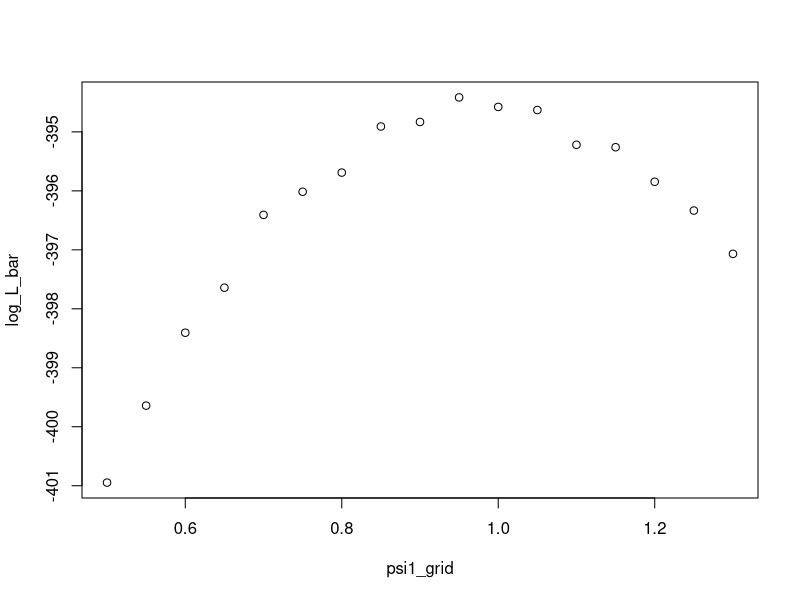

Write R code to recreate this figure.
library(VGAM)

set.seed(1)
n <- 500
X1 <- rnorm(n)
X2 <- rnorm(n)
X <- matrix(c(X1, X2), ncol = 2, byrow = FALSE)
Z  <- rnorm(n)

# True parameters
psi_0   <- 1.2
Beta_0  <- matrix(c(0.5, -0.5, 
                    1, -1,
                    0.5, 0.5), nrow = 3, byrow = TRUE)

eta_fn <- function(psi, beta_vec) {
  beta <- matrix(beta_vec, nrow = 3, byrow = TRUE)  # 3 rows: intercept, X1, X2
  eta <- cbind(1, X) %*% beta + psi * Z
  eta  # n × 2 matrix
}

# Linear predictors
eta <- eta_fn(psi_0, Beta_0)
eta1 <- eta[,1]
eta2 <- eta[,2]

# Probabilities (softmax with baseline class 3)
denom <- 1 + exp(eta1) + exp(eta2)
p1 <- exp(eta1) / denom
p2 <- exp(eta2) / denom
p3 <- 1 - p1 - p2

Y <- apply(cbind(p1, p2, p3), 1, function(p) sample(1:3, 1, prob = p))
Y <- factor(Y, levels = 1:3, labels = c("A", "B", "C"))
df <- data.frame(Y, Z, X1, X2)

Y_mat <- model.matrix(~ Y - 1, data = df)
Y_design <- Y_mat[, 1:2]

log_likelihood <- function(psi, lambda) {
  eta <- eta_fn(psi, lambda)
  sum(rowSums(Y_design * eta) - log(1 + rowSums(exp(eta))))
}

# Define the formula
formula <- Y ~ Z + X1 + X2

# Construct constraints matrix
# 3 response levels → 2 logits (reference = class 3)
# We will constrain the Z coefficient to be the same across both logits
# Other coefficients (X1, X2, intercept) remain unconstrained

C <- list("(Intercept)" = diag(2),           # Intercepts free
          "Z" = matrix(1, nrow = 2, ncol = 1), # Shared effect
          "X1" = diag(2),                     # Separate
          "X2" = diag(2)                      # Separate
          )

# Fit the model
fit <- vglm(formula, family = multinomial(refLevel = 3), 
            data = df, constraints = C)

summary(fit)

psi_hat <- coef(fit)["Z"]

lambda_hat <- coef(fit)[setdiff(names(coef(fit)), "Z")]

vcov_lambda <- vcov(fit)

Sigma <- vcov_lambda[-3, -3]

set.seed(NULL)

psi1_grid <- seq(0.5, 1.3, 0.05)

softmax <- function(x) exp(x) / sum(exp(x))

R <- 100

l_tilde_mat <- matrix(1,
                      nrow = R,
                      ncol = length(psi1_grid))

for (j in seq_along(psi1_grid)) {
  
  psi1 <- psi1_grid[j]
  
  print(psi1)
  
  for (i in 1:R) {
    
    phi <- MASS::mvrnorm(1, lambda_hat, Sigma) |>
      matrix(nrow = nrow(Beta_0),
             ncol = ncol(Beta_0),
             byrow = TRUE)
    
    nu <- (psi_hat * Z + cbind(1, X) %*% phi) |>
      cbind(0) |>
      apply(1, softmax) |>
      t()
    
    obj_fn <- function(lambda) -sum(rowSums(nu[, c(1,2)] * eta_fn(psi1, lambda)) - log(1 + rowSums(exp(eta_fn(psi1, lambda)))))
    
    lambda_tilde <- nloptr::auglag(
      x0 = rep(1, 6),
      fn = obj_fn,
      localsolver = "SLSQP",
      deprecatedBehavior = FALSE)$par
    
    l_tilde_mat[i,j] <- log_likelihood(psi1, lambda_tilde)
  }
}

log_L_bar <- matrixStats::colLogSumExps(l_tilde_mat, na.rm = TRUE) - log(R)

plot(psi1_grid, log_L_bar)

spline_mod <- smooth.spline(psi1_grid, log_L_bar)

MLE <- optimize(\(psi) predict(spline_mod, psi)$y,
               lower = head(psi1_grid, 1),
               upper = tail(psi1_grid, 1),
               maximum = TRUE)

log_L_bar_mod <- function(psi) predict(spline_mod, psi)$y - MLE$objective

alpha <- 0.05

crit <- qchisq(1 - alpha, df = 1) / 2

lower_bound <- uniroot(\(psi) log_L_bar_mod(psi) + crit,
                       interval = c(head(psi1_grid, 1), MLE$maximum))$root |> 
  round(3)

upper_bound <- uniroot(\(psi) log_L_bar_mod(psi) + crit,
                       interval = c(MLE$maximum, tail(psi1_grid, 1)))$root |> 
  round(3)

CI1 <- c(lower_bound, upper_bound)

psi_hat_se <- coef(summary(fit))["Z", "Std. Error"]

num_se <- qnorm(1-alpha/2)

CI2 <- (psi_hat + c(-1, 1) * psi_hat_se * num_se) |> 
  round(3)

CI1
CI2

diff(CI1)
diff(CI2)
